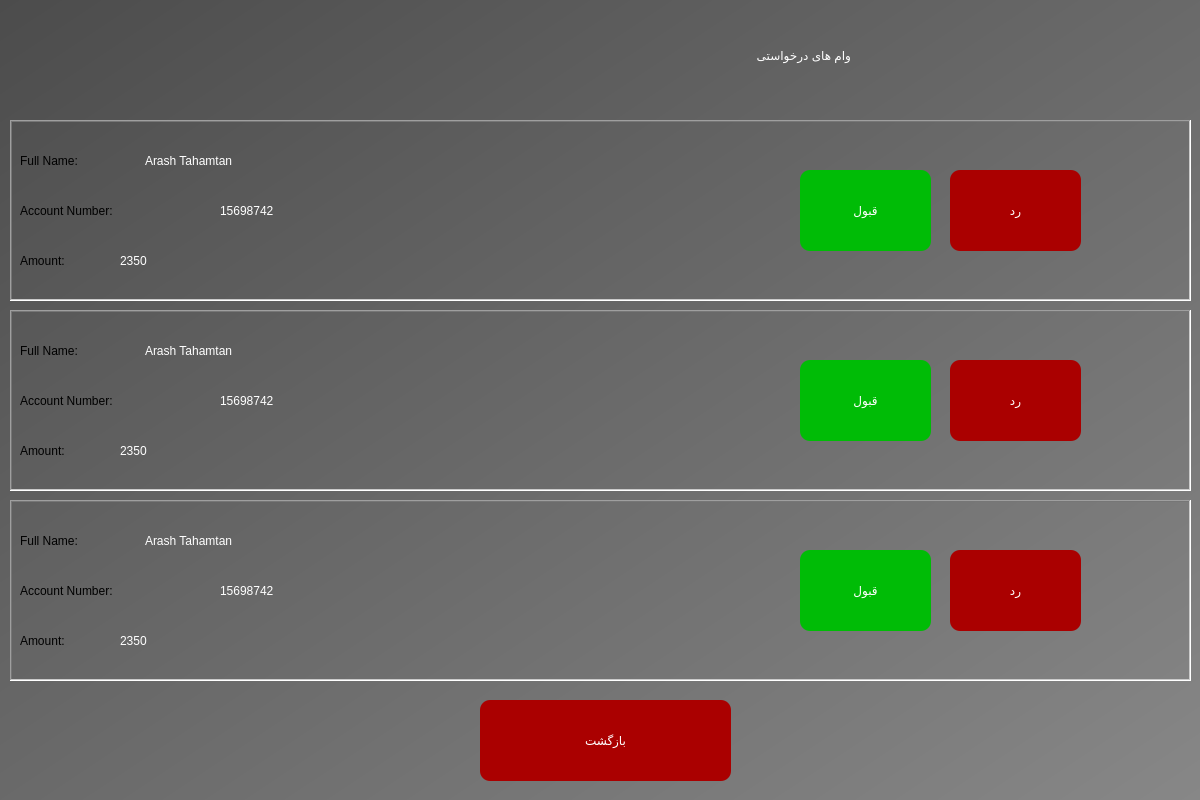
<?xml version="1.0" encoding="UTF-8"?>
<ui version="4.0">
 <class>Dialog</class>
 <widget class="QDialog" name="Dialog">
  <property name="geometry">
   <rect>
    <x>0</x>
    <y>0</y>
    <width>1200</width>
    <height>800</height>
   </rect>
  </property>
  <property name="windowTitle">
   <string>Dialog</string>
  </property>
  <widget class="QWidget" name="bgwidget" native="true">
   <property name="geometry">
    <rect>
     <x>0</x>
     <y>0</y>
     <width>1200</width>
     <height>800</height>
    </rect>
   </property>
   <property name="styleSheet">
    <string notr="true">QWidget#bgwidget{
background-color:qlineargradient(spread:pad, x1:0, y1:0, x2:1, y2:1, stop:0 rgba(76, 76, 76, 255), stop:1 rgba(135, 135, 135, 255))
}</string>
   </property>
   <widget class="QLabel" name="FIXED_TXT">
    <property name="geometry">
     <rect>
      <x>340</x>
      <y>0</y>
      <width>511</width>
      <height>111</height>
     </rect>
    </property>
    <property name="styleSheet">
     <string notr="true">font: 700 50pt &quot;Vazir&quot;;
color:rgb(255, 255, 255)
</string>
    </property>
    <property name="text">
     <string>وام های درخواستی</string>
    </property>
   </widget>
   <widget class="QFrame" name="frame_2">
    <property name="geometry">
     <rect>
      <x>10</x>
      <y>310</y>
      <width>1181</width>
      <height>181</height>
     </rect>
    </property>
    <property name="frameShape">
     <enum>QFrame::WinPanel</enum>
    </property>
    <property name="frameShadow">
     <enum>QFrame::Sunken</enum>
    </property>
    <property name="lineWidth">
     <number>200</number>
    </property>
    <property name="midLineWidth">
     <number>700</number>
    </property>
    <widget class="QLabel" name="label_13">
     <property name="geometry">
      <rect>
       <x>10</x>
       <y>20</y>
       <width>161</width>
       <height>41</height>
      </rect>
     </property>
     <property name="styleSheet">
      <string notr="true">font: 700 18pt &quot;Vazir&quot;;
</string>
     </property>
     <property name="text">
      <string>Full Name:</string>
     </property>
    </widget>
    <widget class="QLabel" name="label_10">
     <property name="geometry">
      <rect>
       <x>10</x>
       <y>70</y>
       <width>191</width>
       <height>41</height>
      </rect>
     </property>
     <property name="styleSheet">
      <string notr="true">font: 700 18pt &quot;Vazir&quot;;
</string>
     </property>
     <property name="text">
      <string>Account Number:</string>
     </property>
    </widget>
    <widget class="QLabel" name="label_8">
     <property name="geometry">
      <rect>
       <x>10</x>
       <y>120</y>
       <width>91</width>
       <height>41</height>
      </rect>
     </property>
     <property name="styleSheet">
      <string notr="true">font: 700 18pt &quot;Vazir&quot;;
</string>
     </property>
     <property name="text">
      <string>Amount:</string>
     </property>
    </widget>
    <widget class="QLabel" name="amount22">
     <property name="geometry">
      <rect>
       <x>110</x>
       <y>120</y>
       <width>161</width>
       <height>41</height>
      </rect>
     </property>
     <property name="styleSheet">
      <string notr="true">font: 700 25pt &quot;Vazir&quot;;
color: rgb(255, 255, 255);</string>
     </property>
     <property name="text">
      <string>2350</string>
     </property>
    </widget>
    <widget class="QLabel" name="acc_number22">
     <property name="geometry">
      <rect>
       <x>210</x>
       <y>70</y>
       <width>161</width>
       <height>41</height>
      </rect>
     </property>
     <property name="styleSheet">
      <string notr="true">font: 700 25pt &quot;Vazir&quot;;
color: rgb(255, 255, 255);</string>
     </property>
     <property name="text">
      <string>15698742</string>
     </property>
    </widget>
    <widget class="QPushButton" name="nokay2">
     <property name="geometry">
      <rect>
       <x>940</x>
       <y>50</y>
       <width>131</width>
       <height>81</height>
      </rect>
     </property>
     <property name="styleSheet">
      <string notr="true">border-radius:10px;
background-color:rgb(170, 0, 0);
font: 700 23pt &quot;Vazir&quot;;
color:white</string>
     </property>
     <property name="text">
      <string>رد</string>
     </property>
    </widget>
    <widget class="QLabel" name="fullname2">
     <property name="geometry">
      <rect>
       <x>135</x>
       <y>20</y>
       <width>641</width>
       <height>41</height>
      </rect>
     </property>
     <property name="styleSheet">
      <string notr="true">font: 700 25pt &quot;Vazir&quot;;
color: rgb(255, 255, 255);</string>
     </property>
     <property name="text">
      <string>Arash Tahamtan</string>
     </property>
    </widget>
    <widget class="QPushButton" name="ok2">
     <property name="geometry">
      <rect>
       <x>790</x>
       <y>50</y>
       <width>131</width>
       <height>81</height>
      </rect>
     </property>
     <property name="styleSheet">
      <string notr="true">border-radius:10px;
background-color:rgb(0, 188, 6);
font: 700 20pt &quot;Vazir&quot;;
color:white</string>
     </property>
     <property name="text">
      <string>قبول</string>
     </property>
    </widget>
    <widget class="QLabel" name="blank2">
     <property name="geometry">
      <rect>
       <x>510</x>
       <y>50</y>
       <width>251</width>
       <height>81</height>
      </rect>
     </property>
     <property name="styleSheet">
      <string notr="true">font: 700 50pt &quot;Vazir&quot;;
color:rgb(0, 255, 0)</string>
     </property>
     <property name="text">
      <string/>
     </property>
    </widget>
    <widget class="QLabel" name="log2">
     <property name="geometry">
      <rect>
       <x>760</x>
       <y>5</y>
       <width>281</width>
       <height>41</height>
      </rect>
     </property>
     <property name="styleSheet">
      <string notr="true">font: 700 15pt &quot;Vazir&quot;;
color:rgb(255, 255, 255)
</string>
     </property>
     <property name="text">
      <string/>
     </property>
    </widget>
   </widget>
   <widget class="QFrame" name="frame_3">
    <property name="geometry">
     <rect>
      <x>10</x>
      <y>500</y>
      <width>1181</width>
      <height>181</height>
     </rect>
    </property>
    <property name="frameShape">
     <enum>QFrame::WinPanel</enum>
    </property>
    <property name="frameShadow">
     <enum>QFrame::Sunken</enum>
    </property>
    <property name="lineWidth">
     <number>200</number>
    </property>
    <property name="midLineWidth">
     <number>700</number>
    </property>
    <widget class="QLabel" name="label_14">
     <property name="geometry">
      <rect>
       <x>10</x>
       <y>20</y>
       <width>161</width>
       <height>41</height>
      </rect>
     </property>
     <property name="styleSheet">
      <string notr="true">font: 700 18pt &quot;Vazir&quot;;
</string>
     </property>
     <property name="text">
      <string>Full Name:</string>
     </property>
    </widget>
    <widget class="QLabel" name="label_15">
     <property name="geometry">
      <rect>
       <x>10</x>
       <y>70</y>
       <width>191</width>
       <height>41</height>
      </rect>
     </property>
     <property name="styleSheet">
      <string notr="true">font: 700 18pt &quot;Vazir&quot;;
</string>
     </property>
     <property name="text">
      <string>Account Number:</string>
     </property>
    </widget>
    <widget class="QLabel" name="label_16">
     <property name="geometry">
      <rect>
       <x>10</x>
       <y>120</y>
       <width>101</width>
       <height>41</height>
      </rect>
     </property>
     <property name="styleSheet">
      <string notr="true">font: 700 18pt &quot;Vazir&quot;;
</string>
     </property>
     <property name="text">
      <string>Amount:</string>
     </property>
    </widget>
    <widget class="QLabel" name="amount33">
     <property name="geometry">
      <rect>
       <x>110</x>
       <y>120</y>
       <width>161</width>
       <height>41</height>
      </rect>
     </property>
     <property name="styleSheet">
      <string notr="true">font: 700 25pt &quot;Vazir&quot;;
color: rgb(255, 255, 255);</string>
     </property>
     <property name="text">
      <string>2350</string>
     </property>
    </widget>
    <widget class="QLabel" name="acc_number33">
     <property name="geometry">
      <rect>
       <x>210</x>
       <y>70</y>
       <width>161</width>
       <height>41</height>
      </rect>
     </property>
     <property name="styleSheet">
      <string notr="true">font: 700 25pt &quot;Vazir&quot;;
color: rgb(255, 255, 255);</string>
     </property>
     <property name="text">
      <string>15698742</string>
     </property>
    </widget>
    <widget class="QPushButton" name="nokay3">
     <property name="geometry">
      <rect>
       <x>940</x>
       <y>50</y>
       <width>131</width>
       <height>81</height>
      </rect>
     </property>
     <property name="styleSheet">
      <string notr="true">border-radius:10px;
background-color:rgb(170, 0, 0);
font: 700 23pt &quot;Vazir&quot;;
color:white</string>
     </property>
     <property name="text">
      <string>رد</string>
     </property>
    </widget>
    <widget class="QLabel" name="fullname3">
     <property name="geometry">
      <rect>
       <x>135</x>
       <y>20</y>
       <width>641</width>
       <height>41</height>
      </rect>
     </property>
     <property name="styleSheet">
      <string notr="true">font: 700 25pt &quot;Vazir&quot;;
color: rgb(255, 255, 255);</string>
     </property>
     <property name="text">
      <string>Arash Tahamtan</string>
     </property>
    </widget>
    <widget class="QPushButton" name="ok3">
     <property name="geometry">
      <rect>
       <x>790</x>
       <y>50</y>
       <width>131</width>
       <height>81</height>
      </rect>
     </property>
     <property name="styleSheet">
      <string notr="true">border-radius:10px;
background-color:rgb(0, 188, 6);
font: 700 20pt &quot;Vazir&quot;;
color:white</string>
     </property>
     <property name="text">
      <string>قبول</string>
     </property>
    </widget>
    <widget class="QLabel" name="blank3">
     <property name="geometry">
      <rect>
       <x>510</x>
       <y>50</y>
       <width>251</width>
       <height>81</height>
      </rect>
     </property>
     <property name="styleSheet">
      <string notr="true">font: 700 50pt &quot;Vazir&quot;;
color:rgb(0, 255, 0)</string>
     </property>
     <property name="text">
      <string/>
     </property>
    </widget>
    <widget class="QLabel" name="log3">
     <property name="geometry">
      <rect>
       <x>760</x>
       <y>5</y>
       <width>281</width>
       <height>41</height>
      </rect>
     </property>
     <property name="styleSheet">
      <string notr="true">font: 700 15pt &quot;Vazir&quot;;
color:rgb(255, 255, 255)
</string>
     </property>
     <property name="text">
      <string/>
     </property>
    </widget>
   </widget>
   <widget class="QPushButton" name="return_manager">
    <property name="geometry">
     <rect>
      <x>480</x>
      <y>700</y>
      <width>251</width>
      <height>81</height>
     </rect>
    </property>
    <property name="styleSheet">
     <string notr="true">border-radius:10px;
background-color:rgb(170, 0, 0);
font: 700 23pt &quot;Vazir&quot;;
color:white</string>
    </property>
    <property name="text">
     <string>بازگشت</string>
    </property>
   </widget>
   <widget class="QFrame" name="frame_4">
    <property name="geometry">
     <rect>
      <x>10</x>
      <y>120</y>
      <width>1181</width>
      <height>181</height>
     </rect>
    </property>
    <property name="frameShape">
     <enum>QFrame::WinPanel</enum>
    </property>
    <property name="frameShadow">
     <enum>QFrame::Sunken</enum>
    </property>
    <property name="lineWidth">
     <number>200</number>
    </property>
    <property name="midLineWidth">
     <number>700</number>
    </property>
    <widget class="QLabel" name="label_20">
     <property name="geometry">
      <rect>
       <x>10</x>
       <y>20</y>
       <width>161</width>
       <height>41</height>
      </rect>
     </property>
     <property name="styleSheet">
      <string notr="true">font: 700 18pt &quot;Vazir&quot;;
</string>
     </property>
     <property name="text">
      <string>Full Name:</string>
     </property>
    </widget>
    <widget class="QLabel" name="label_21">
     <property name="geometry">
      <rect>
       <x>10</x>
       <y>70</y>
       <width>191</width>
       <height>41</height>
      </rect>
     </property>
     <property name="styleSheet">
      <string notr="true">font: 700 18pt &quot;Vazir&quot;;
</string>
     </property>
     <property name="text">
      <string>Account Number:</string>
     </property>
    </widget>
    <widget class="QLabel" name="label_22">
     <property name="geometry">
      <rect>
       <x>10</x>
       <y>120</y>
       <width>191</width>
       <height>41</height>
      </rect>
     </property>
     <property name="styleSheet">
      <string notr="true">font: 700 18pt &quot;Vazir&quot;;
</string>
     </property>
     <property name="text">
      <string>Amount:</string>
     </property>
    </widget>
    <widget class="QLabel" name="amount11">
     <property name="geometry">
      <rect>
       <x>110</x>
       <y>120</y>
       <width>161</width>
       <height>41</height>
      </rect>
     </property>
     <property name="styleSheet">
      <string notr="true">font: 700 25pt &quot;Vazir&quot;;
color: rgb(255, 255, 255);</string>
     </property>
     <property name="text">
      <string>2350</string>
     </property>
    </widget>
    <widget class="QLabel" name="acc_number11">
     <property name="geometry">
      <rect>
       <x>210</x>
       <y>70</y>
       <width>161</width>
       <height>41</height>
      </rect>
     </property>
     <property name="styleSheet">
      <string notr="true">font: 700 25pt &quot;Vazir&quot;;
color: rgb(255, 255, 255);</string>
     </property>
     <property name="text">
      <string>15698742</string>
     </property>
    </widget>
    <widget class="QPushButton" name="nokay1">
     <property name="geometry">
      <rect>
       <x>940</x>
       <y>50</y>
       <width>131</width>
       <height>81</height>
      </rect>
     </property>
     <property name="styleSheet">
      <string notr="true">border-radius:10px;
background-color:rgb(170, 0, 0);
font: 700 23pt &quot;Vazir&quot;;
color:white</string>
     </property>
     <property name="text">
      <string>رد</string>
     </property>
    </widget>
    <widget class="QLabel" name="fullname1">
     <property name="geometry">
      <rect>
       <x>135</x>
       <y>20</y>
       <width>641</width>
       <height>41</height>
      </rect>
     </property>
     <property name="styleSheet">
      <string notr="true">font: 700 25pt &quot;Vazir&quot;;
color: rgb(255, 255, 255);</string>
     </property>
     <property name="text">
      <string>Arash Tahamtan</string>
     </property>
    </widget>
    <widget class="QPushButton" name="ok1">
     <property name="geometry">
      <rect>
       <x>790</x>
       <y>50</y>
       <width>131</width>
       <height>81</height>
      </rect>
     </property>
     <property name="styleSheet">
      <string notr="true">border-radius:10px;
background-color:rgb(0, 188, 6);
font: 700 20pt &quot;Vazir&quot;;
color:white</string>
     </property>
     <property name="text">
      <string>قبول</string>
     </property>
    </widget>
    <widget class="QLabel" name="blank1">
     <property name="geometry">
      <rect>
       <x>510</x>
       <y>50</y>
       <width>251</width>
       <height>81</height>
      </rect>
     </property>
     <property name="styleSheet">
      <string notr="true">font: 700 50pt &quot;Vazir&quot;;
color:rgb(0, 255, 0)</string>
     </property>
     <property name="text">
      <string/>
     </property>
    </widget>
    <widget class="QLabel" name="log1">
     <property name="geometry">
      <rect>
       <x>760</x>
       <y>5</y>
       <width>281</width>
       <height>41</height>
      </rect>
     </property>
     <property name="styleSheet">
      <string notr="true">font: 700 15pt &quot;Vazir&quot;;
color:rgb(255, 255, 255)
</string>
     </property>
     <property name="text">
      <string/>
     </property>
    </widget>
   </widget>
  </widget>
 </widget>
 <resources/>
 <connections/>
</ui>
